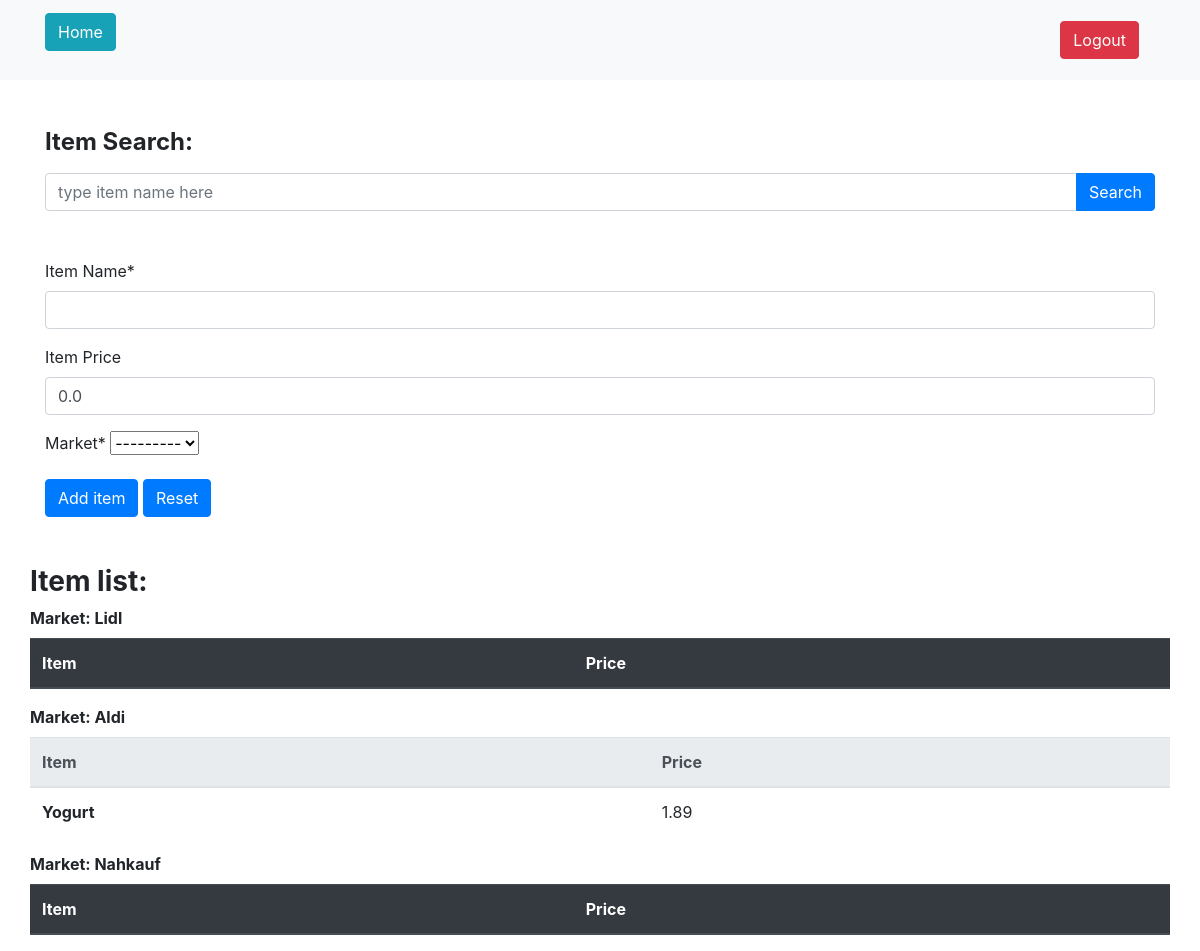
The app's page /createItem (signed in), older data.
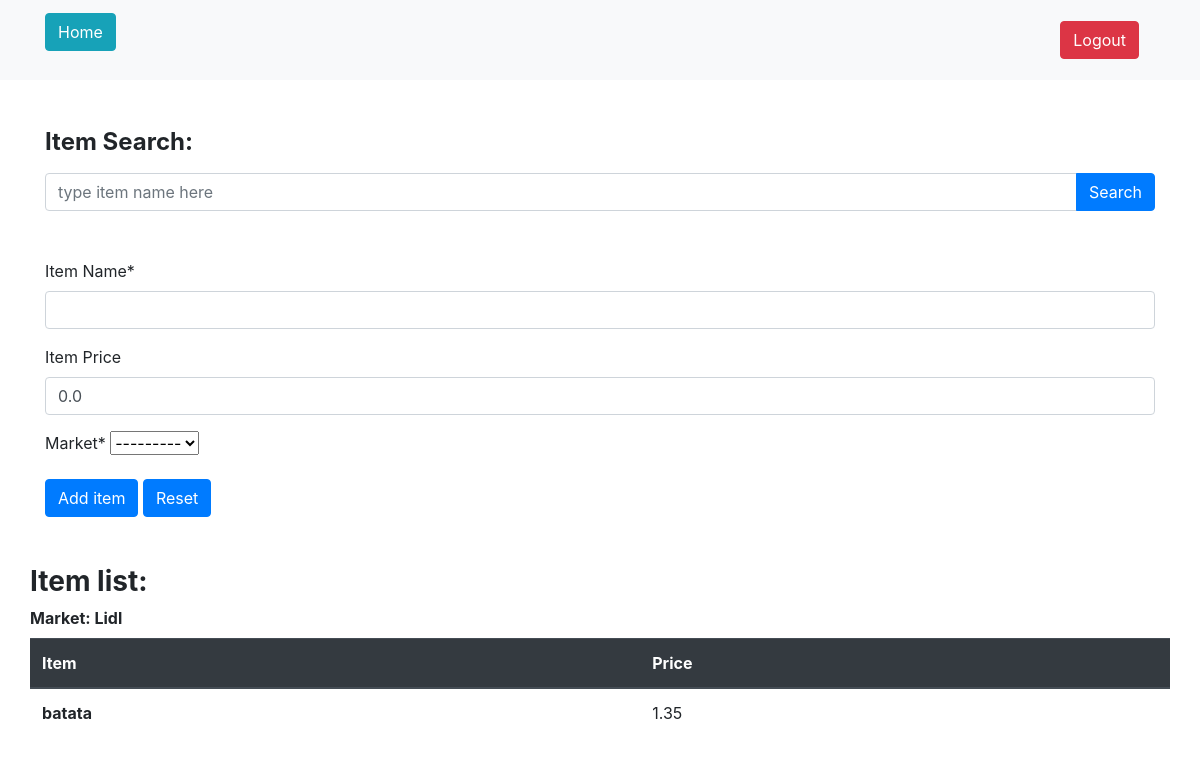
The same page, newer data.
### calculator/models.py (models this page shows, shortened)
class MarketCreatedModel(models.Model):
    name = models.CharField(max_length=100, null=True)
    distance = models.IntegerField(null=True)
    favorite = models.BooleanField(null=True, unique=True)
    user_id = models.ForeignKey(User, null=True, on_delete=models.CASCADE)
    def __str__(self):
        return f'{self.name.title()}'

class ItemCreatedModel(models.Model):
    name = models.CharField(max_length=100, null=True)
    price = models.DecimalField(max_digits=10, decimal_places=2, null=True, blank=True)
    market_id = models.ForeignKey(MarketCreatedModel, on_delete=models.CASCADE, related_name='items')

### calculator/views.py (the view, shortened to what this page needs)
# urls.py: path('createItem', views.CreateItemView.as_view(), name='create_item'),
@method_decorator(login_required, name='dispatch')
class CreateItemView(View):
    template_name = 'itemCreation.html'
    form_class = CreateNewItemForm
    context = {}
    def get_context_data(self, **kwargs):
        list_of_markets = []
        list_of_items = {}
        try:
            list_of_markets = MarketCreatedModel.objects.filter(
                user_id=self.request.user.id)
            for index, market in enumerate(list_of_markets):
                list_of_items[market.name] = ItemCreatedModel.objects.filter(
                    market_id=list_of_markets[index].id)
        except IndexError:
            pass
        self.context['list_of_markets'] = list_of_markets
        return self.context
    def get(self, request, *args, **kwargs):
        form = self.form_class(request.user, initial={'price': 0.00})
        context = self.get_context_data()
        context['form'] = form
        return render(request, self.template_name, context=context)

### calculator/forms.py
class CreateNewItemForm(forms.ModelForm):
    class Meta:
        model = ItemCreatedModel
        fields = ('name', 'price', 'market_id')
        labels = {
            'name': 'Item Name',
            'price': 'Item Price',
            'market_id': 'Market',
        }
    def __init__(self, user, *args, **kwargs):
        super(CreateNewItemForm, self).__init__(*args, **kwargs)
        self.fields['market_id'].queryset = MarketCreatedModel.objects.filter(
            user_id=user.id)
        self.fields['price'].widget.attrs['min'] = Decimal('0.00')

### calculator/templates/itemCreation.html (shortened to what this page needs)
{% extends "base.html" %}
{% load crispy_forms_tags %}
{% block content %}
    <div class="container mt-5">
        <label for="itemSearch">
            <h4>
                <strong>Item Search:</strong>
            </h4>
        </label>
        <div class="input-group">
            <input type="text"
                   class="form-control"
                   placeholder="type item name here"
                   aria-label="Item name to be searched on Item database"
                   aria-describedby="button-addon4">
            <div class="input-group-append" id="button-addon4">
                <button class="btn btn-primary" type="button">Search</button>
            </div>
        </div>
    </div>
    <div class="container mt-5">
        <div class="row">
            <div class="col-md-12">
                <form method="POST">
                    {{ form|crispy }}
                    <button class="btn btn-primary" type="submit" name='saveItem'>Add item</button>
                    <button class="btn btn-primary" type="submit" name='resetItem'>Reset</button>
                </form>
            </div>
        </div>
    </div>
    <div class="container mt-5">
        <div class="row">
            <h3>
                <strong>Item list:</strong>
            </h3>
    </div>
    <div class="row">
        {% for market in list_of_markets %}
        <table class="table">
                {% if not forloop.counter|divisibleby:2 %}
                    <thead class="thead-dark">
                        <label for="itemListMarket">
                            <strong>Market: {{ market.name|title }}</strong>
                        </label>
                        <tr>
                            <th scope="col">Item</th>
                            <th scope="col">Price</th>
                        </tr>
                    </thead>
                    <tbody>
                        {% for item in market.items.all %}
                            <tr>
                                <th scope="row">{{ item.name }}</th>
                                <td>{{ item.price}}</td>
                            </tr>
                        {% endfor %}
                    </tbody>
                </table>
            {% else %}
                <thead class="thead-light">
                    <label for="itemListMarket">
                        <strong>Market: {{ market.name|title }}</strong>
                    </label>
                    <tr>
                        <th scope="col">Item</th>
                        <th scope="col">Price</th>
                    </tr>
                </thead>
                <tbody>
                    {% for item in market.items.all %}
                        <tr>
                            <th scope="row">{{ item.name }}</th>
                            <td>{{ item.price }}</td>
                        </tr>
                    {% endfor %}
                </tbody>
            </table>
        {% endif %}
    {% endfor %}
</div>
{% endblock content %}

Row changes from the older to the newer data that the page shows:
removed MarketCreatedModel: name "Aldi", ItemCreatedModel (name "Yogurt", price "1.89")
removed MarketCreatedModel: name "Nahkauf"
changed MarketCreatedModel "Lidl": gains ItemCreatedModel (name "batata", price "1.35")
